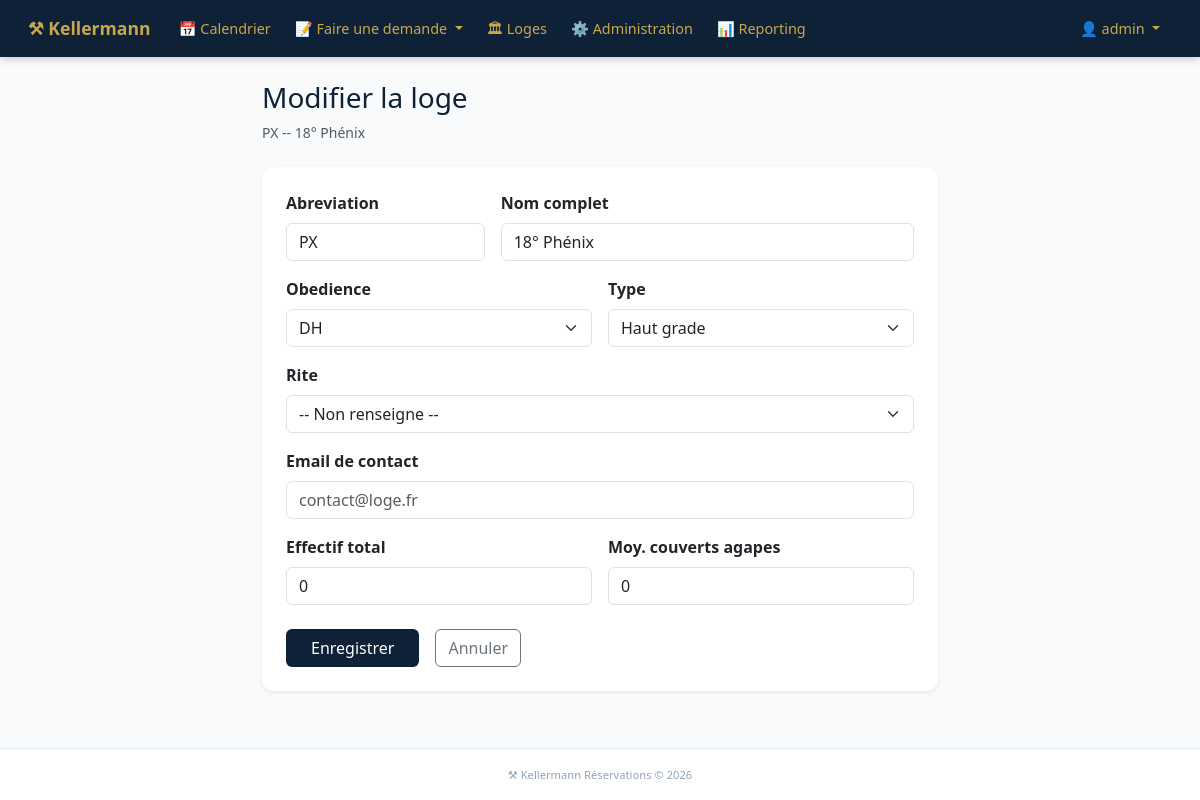
Page /loges/230/modifier/ (signed in) on the committed database.
### temple_project/apps/loges/models.py (models this page shows, shortened)
class Loge(models.Model):
    TYPE_CHOICES = [
        ("loge",       "Loge"),
        ("haut_grade", "Haut Grade"),
    ]
    RITE_CHOICES = [
        ("reaa",  "REAA — Rite Écossais Ancien et Accepté"),
        ("rer",   "RER — Rite Écossais Rectifié"),
        ("rf",    "RF — Rite Français"),
        ("rem",   "REM — Rite Écossais Moderne"),
        ("dh",    "DH — Droit Humain"),
        ("mem",   "MEM — Memphis-Misraïm"),
        ("autre", "Autre"),
    ]
    nom                   = models.CharField(max_length=200)
    abreviation           = models.CharField(max_length=20, blank=True)
    obedience             = models.ForeignKey(Obedience, on_delete=models.PROTECT, related_name="loges")
    type_loge             = models.CharField(max_length=20, choices=TYPE_CHOICES, default="loge")
    rite                  = models.CharField(max_length=10, choices=RITE_CHOICES, blank=True, default="")
    email                 = models.EmailField(blank=True)
    effectif_total        = models.PositiveIntegerField(default=0)
    effectif_moyen_agapes = models.PositiveIntegerField(default=0)
    actif                 = models.BooleanField(default=True)
    created_at            = models.DateTimeField(auto_now_add=True)
    class Meta:
        verbose_name = "Loge"
        verbose_name_plural = "Loges"
        ordering = ["nom"]

class Obedience(models.Model):
    nom = models.CharField(max_length=200, unique=True)
    class Meta:
        verbose_name = "Obédience"
        verbose_name_plural = "Obédiences"
        ordering = ["nom"]

### temple_project/apps/loges/views.py (the view, shortened to what this page needs)
# urls.py: path("<int:pk>/modifier/",  views.modifier_loge, name="modifier"),
@membre_required
def modifier_loge(request, pk):
    loge = get_object_or_404(Loge, pk=pk)
    if not request.user.is_staff:
        messages.error(request, "Accès non autorisé.")
        return redirect('loges:liste')
    obediences = Obedience.objects.all().order_by('nom')
    return render(request, "loges/modifier.html", {
        'loge':       loge,
        'obediences': obediences,
    })

### temple_project/apps/auth_custom/views.py (called while the page is built)
def membre_required(view_func):
    from functools import wraps
    @wraps(view_func)
    def wrapper(request, *args, **kwargs):
        est_admin  = request.user.is_authenticated and request.user.is_staff
        est_membre = request.COOKIES.get("kellermann_membre") == "1"
        if est_admin or est_membre:
            return view_func(request, *args, **kwargs)
        return __import__("django.shortcuts", fromlist=["redirect"]).redirect(f"/auth/login/?next={request.path}")
    return wrapper

def visiteur_context(request):
    return {
        "visiteur_connecte": request.COOKIES.get("kellermann_membre") == "1"
    }

### temple_project/templates/loges/modifier.html (shortened to what this page needs)
{% extends "base.html" %}
{% block content %}
<div class="row justify-content-center">
  <div class="col-lg-7">
    <div class="mb-4">
      <h1 class="h3" style="color:#0F2137;">Modifier la loge</h1>
      <p class="text-muted small">{{ loge.abreviation }} -- {{ loge.nom }}</p>
    </div>
    <div class="card shadow-sm border-0">
      <div class="card-body p-4">
        <form method="post">
          <div class="row g-3 mb-3">
            <div class="col-md-4">
              <label class="form-label fw-semibold">Abreviation</label>
              <input type="text" name="abreviation" value="{{ loge.abreviation }}" class="form-control" required>
            </div>
            <div class="col-md-8">
              <label class="form-label fw-semibold">Nom complet</label>
              <input type="text" name="nom" value="{{ loge.nom }}" class="form-control" required>
            </div>
          </div>
          <div class="row g-3 mb-3">
            <div class="col-md-6">
              <label class="form-label fw-semibold">Obedience</label>
              <select name="obedience" class="form-select">
                {% for ob in obediences %}
                <option value="{{ ob.nom }}" {% if loge.obedience == ob %}selected{% endif %}>{{ ob.nom }}</option>
                {% endfor %}
              </select>
            </div>
            <div class="col-md-6">
              <label class="form-label fw-semibold">Type</label>
              <select name="type_loge" class="form-select">
                <option value="haut_grade" {% if loge.type_loge == 'haut_grade' %}selected{% endif %}>Haut grade</option>
              </select>
            </div>
          </div>
          <div class="mb-3">
            <label class="form-label fw-semibold">Rite</label>
            <select name="rite" class="form-select">
              <option value="">-- Non renseigne --</option>
            </select>
          </div>
          <div class="mb-3">
            <label class="form-label fw-semibold">Email de contact</label>
            <input type="email" name="email" value="{{ loge.email }}" class="form-control" placeholder="contact@loge.fr">
          </div>
          <div class="row g-3 mb-4">
            <div class="col-md-6">
              <label class="form-label fw-semibold">Effectif total</label>
              <input type="number" name="effectif_total" value="{{ loge.effectif_total }}" class="form-control" min="0">
            </div>
            <div class="col-md-6">
              <label class="form-label fw-semibold">Moy. couverts agapes</label>
              <input type="number" name="effectif_moyen_agapes" value="{{ loge.effectif_moyen_agapes }}" class="form-control" min="0">
            </div>
          </div>
          <div class="d-flex gap-3">
            <button type="submit" class="btn px-4" style="background:#0F2137;color:white;">Enregistrer</button>
            <a href="{% url 'loges:detail' loge.pk %}" class="btn btn-outline-secondary">Annuler</a>
          </div>
        </form>
      </div>
    </div>
  </div>
</div>
{% endblock %}

### temple_project/templates/base.html (shortened to what this page needs)
{% load i18n %}
<!DOCTYPE html>
<html lang="fr">
<head>
    <link href="https://cdn.jsdelivr.net/npm/bootstrap@5.3.3/dist/css/bootstrap.min.css" rel="stylesheet">
</head>
<body>
<nav class="navbar navbar-expand-lg navbar-dark">
    <div class="container-fluid">
        <a class="navbar-brand fw-bold" href="/">⚒ Kellermann</a>
        <div class="collapse navbar-collapse" id="navMenu">
            <ul class="navbar-nav me-auto mt-2 mt-lg-0">
                {% if visiteur_connecte or user.is_staff %}
                <li class="nav-item">
                    <a class="nav-link" href="/calendrier/">📅 Calendrier</a>
                </li>
                <li class="nav-item dropdown">
                    <a class="nav-link dropdown-toggle" href="#" role="button" data-bs-toggle="dropdown">
                        📝 Faire une demande
                    </a>
                </li>
                <li class="nav-item">
                    <a class="nav-link" href="/loges/">🏛 Loges</a>
                </li>
                {% endif %}
                {% if user.is_staff %}
                <li class="nav-item">
                    <a class="nav-link" href="/admin/">⚙️ Administration</a>
                </li>
                <li class="nav-item">
                    <a class="nav-link" href="/exports/reporting/">📊 Reporting</a>
                </li>
                {% endif %}
            </ul>
            <ul class="navbar-nav mt-2 mt-lg-0">
                {% if user.is_staff %}
                <li class="nav-item dropdown">
                    <a class="nav-link dropdown-toggle" href="#" role="button" data-bs-toggle="dropdown">
                        👤 {{ user.username }}
                    </a>
                </li>
                {% elif visiteur_connecte %}
                <li class="nav-item">
                    <a class="nav-link" href="/auth/logout/" style="opacity:0.7;font-size:0.85rem;">
                        🚪 Déconnexion
                    </a>
                </li>
                {% else %}
                <li class="nav-item">
                    <a class="nav-link" href="/auth/login/">🔑 Connexion</a>
                </li>
                {% endif %}
            </ul>
        </div>
    </div>
</nav>
<main class="container-fluid py-3 py-md-4">
    {% block content %}{% endblock %}
</main>
<footer class="text-center mt-4">
    <small>⚒ Kellermann Réservations &copy; {% now "Y" %}</small>
</footer>
</body>
</html>

### temple_project/templates/base.html (style rules this page uses)
:root { --temple-blue: #0F2137; --temple-gold: #C8A84B; --temple-blue-light: #1a3a5c; }
body { font-family: 'Segoe UI', Arial, sans-serif; background: #F8FAFC; min-height: 100vh; display: flex; flex-direction: column; }
main { flex: 1; }
.navbar { background-color: var(--temple-blue) !important; padding: 0.6rem 1rem; box-shadow: 0 2px 8px rgba(0,0,0,0.2); }
.navbar-brand { color: var(--temple-gold) !important; font-weight: 700; font-size: 1.1rem; }
.nav-link { color: var(--temple-gold) !important; font-size: 0.9rem; padding: 0.5rem 0.75rem !important; }
.card { border-radius: 12px; }
footer { background: white; border-top: 1px solid #E2E8F0; color: #94A3B8; font-size: 0.8rem; padding: 1rem; }

### rows in the picture
Loge: abreviation "PX", nom "18° Phénix", obedience "DH", type_loge "Haut grade", effectif_total "0", effectif_moyen_agapes "0"

### other values in the picture
{{ user.username }} "admin"
